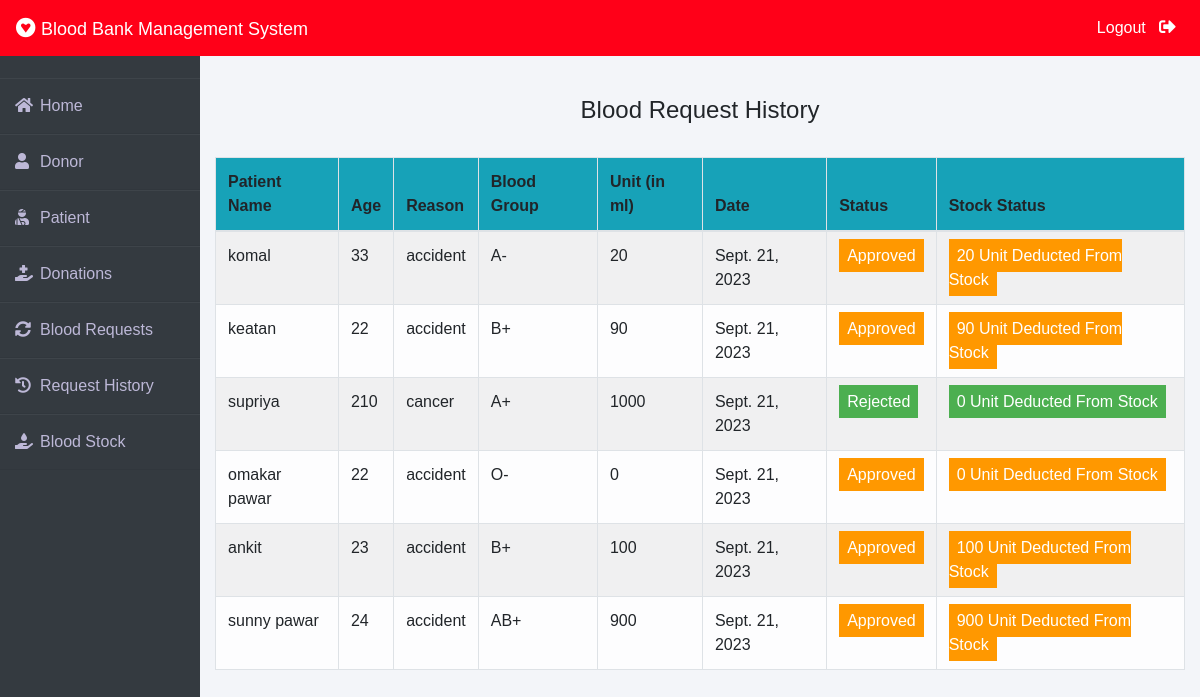
/admin-request-history (signed in), run on the app's committed database.
### blood/models.py (models this page shows, shortened)
class BloodRequest(models.Model):
    request_by_patient=models.ForeignKey(pmodels.Patient,null=True,on_delete=models.CASCADE)
    request_by_donor=models.ForeignKey(dmodels.Donor,null=True,on_delete=models.CASCADE)
    patient_name=models.CharField(max_length=30)
    patient_age=models.PositiveIntegerField()
    reason=models.CharField(max_length=500)
    bloodgroup=models.CharField(max_length=10)
    unit=models.PositiveIntegerField(default=0)
    status=models.CharField(max_length=20,default="Pending")
    date=models.DateField(auto_now=True)

### blood/views.py (the view)
# urls.py: path('admin-request-history', views.admin_request_history_view,name='admin-request-history'),
@login_required(login_url='adminlogin')
def admin_request_history_view(request):
    requests=models.BloodRequest.objects.all().exclude(status='Pending')
    return render(request,'blood/admin_request_history.html',{'requests':requests})

### templates/blood/admin_request_history.html (shortened to what this page needs)
{% extends 'blood/adminbase.html' %}
{% block content %}
{% load widget_tweaks %}
{%load static%}
<head>
</head>
<br><br>
<div class="container">
    <H4 class="text-center">Blood Request History</H4><br>
    <table class="table table-light table-hover table-bordered table-striped">
        <thead class="bg-info">
            <tr>
                <th scope="col">Patient Name</th>
                <th scope="col">Age</th>
                <th scope="col">Reason</th>
                <th scope="col">Blood Group</th>
                <th scope="col">Unit (in ml)</th>
                <th scope="col">Date</th>
                <th scope="col">Status</th>
                <th scope="col">Stock Status</th>
            </tr>
        </thead>
        <tbody>
            {% for t in requests %}
            <tr>
                <td> {{t.patient_name}}</td>
                <td>{{t.patient_age}}</td>
                <td>{{t.reason}}</td>
                <td>{{t.bloodgroup}}</td>
                <td>{{t.unit}}</td>
                <td>{{t.date}}</td>
                {% if t.status == 'Approved' %}
                <td><span class="label warning"> Approved</span></td>
                <td><span class="label warning"> {{t.unit}} Unit Deducted From Stock</span></td>
                {% else %}
                <td><span class="label success">Rejected</span></td>
                <td><span class="label success"> 0 Unit Deducted From Stock</span></td>
                {% endif %}
            </tr>
            {% endfor %}
        </tbody>
    </table>
</div>
{% endblock content %}

### templates/blood/adminbase.html (style rules this page uses)
* { margin: 0; padding: 0; box-sizing: border-box; list-style: none; text-decoration: none; font-family: 'Josefin Sans', sans-serif; }
body { background-color: #f3f5f9; }

### templates/blood/admin_request_history.html (style rules this page uses)
.label { color: white; padding: 8px; }
.success { background-color: #4CAF50; }
.warning { background-color: #ff9800; }

### data on the page
BloodRequest: patient_name "komal", patient_age "33", reason "accident", bloodgroup "A-", unit "20", date "Sept. 21, 2023"
BloodRequest: patient_name "keatan", patient_age "22", reason "accident", bloodgroup "B+", unit "90", date "Sept. 21, 2023"
BloodRequest: patient_name "supriya", patient_age "210", reason "cancer", bloodgroup "A+", unit "1000", date "Sept. 21, 2023", status "Rejected"
BloodRequest: patient_name "omakar pawar", patient_age "22", reason "accident", bloodgroup "O-", unit "0", date "Sept. 21, 2023"
BloodRequest: patient_name "ankit", patient_age "23", reason "accident", bloodgroup "B+", unit "100", date "Sept. 21, 2023"
BloodRequest: patient_name "sunny pawar", patient_age "24", reason "accident", bloodgroup "AB+", unit "900", date "Sept. 21, 2023"
